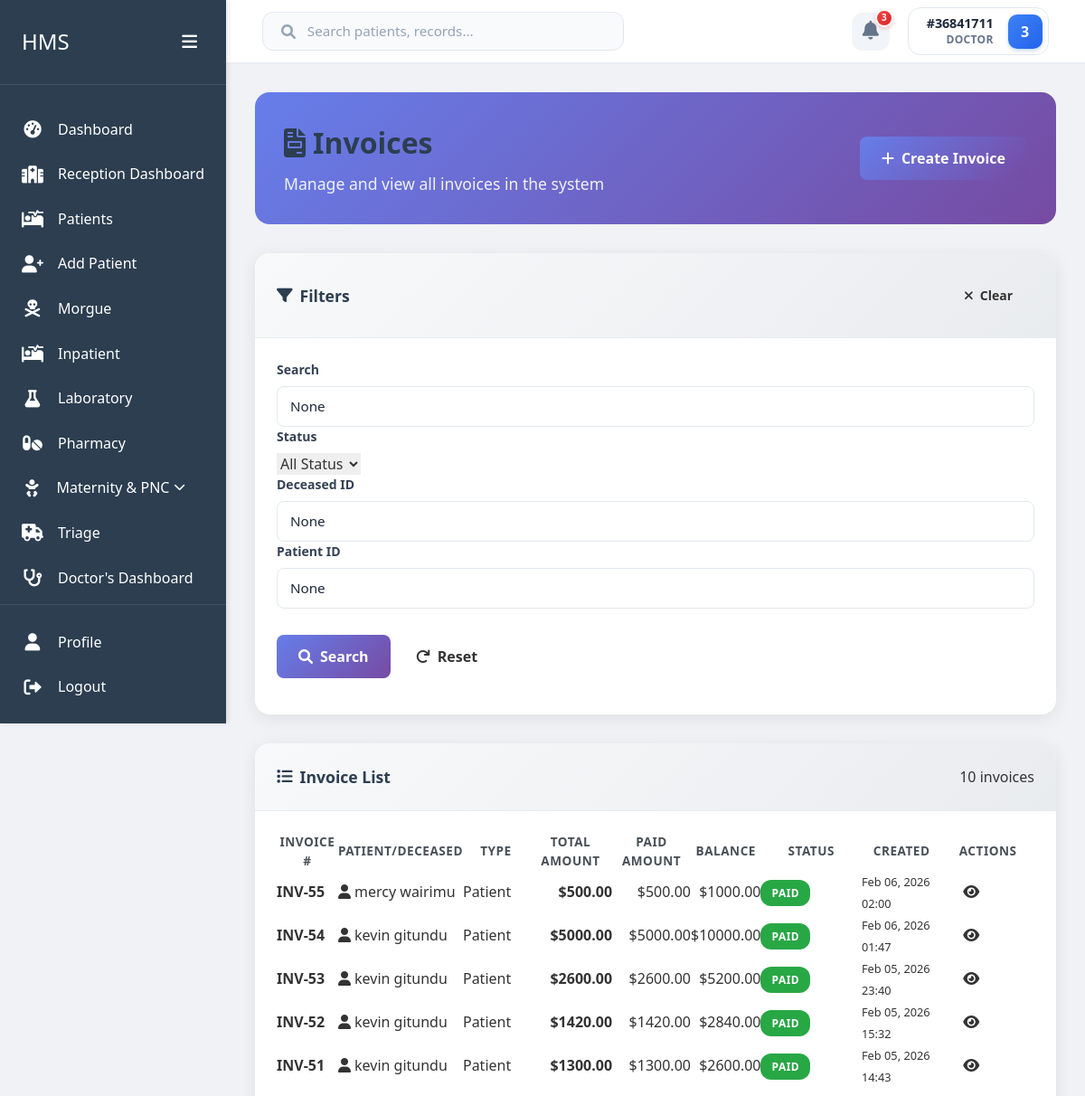
Page /accounts/invoices/ (signed in, upper part) on the earlier database version.
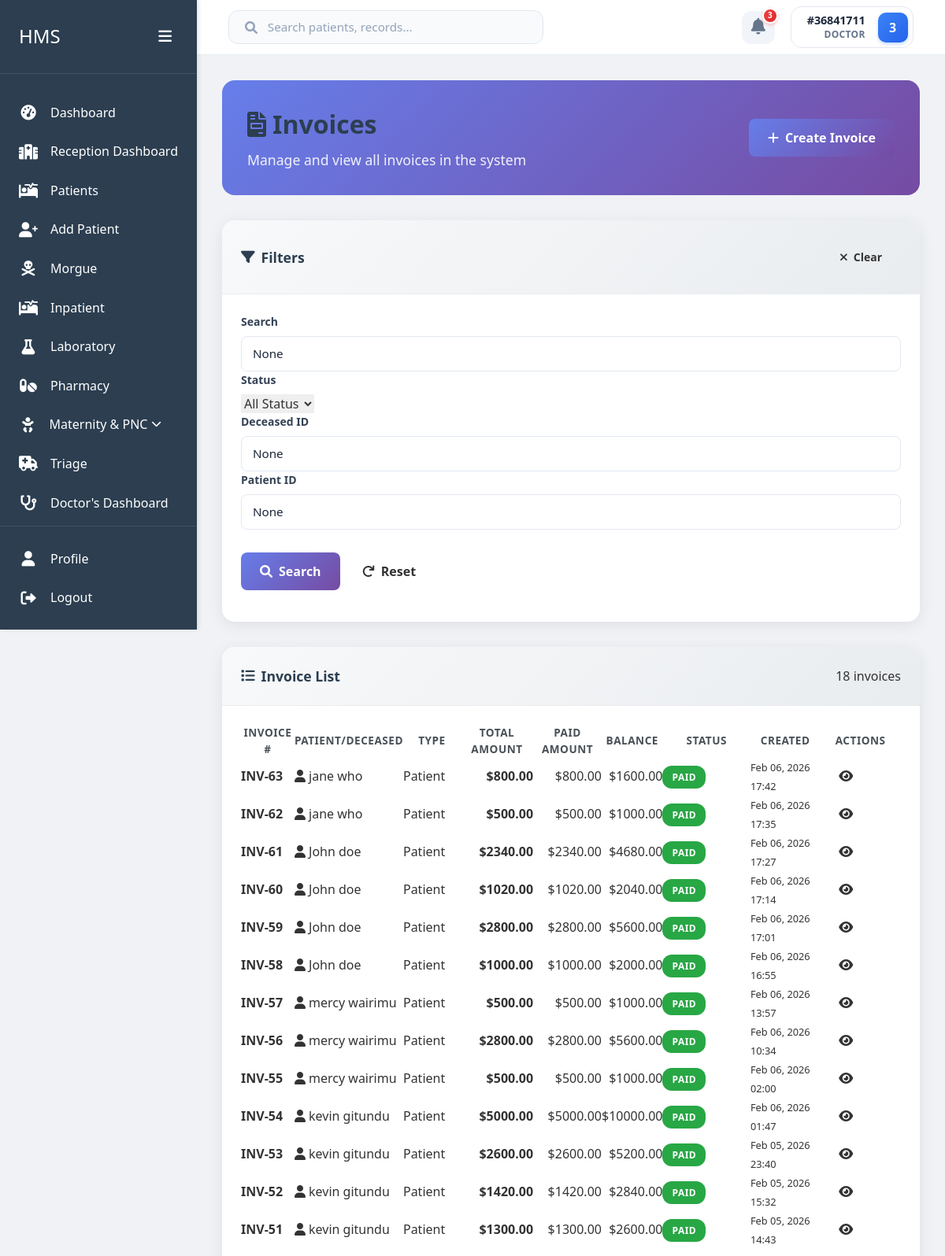
Same page on the later database version.
### accounts/models.py (models this page shows, shortened)
class Invoice(models.Model):
    STATUS_CHOICES = [
        ('Draft', 'Draft'),
        ('Pending', 'Pending Payment'),
        ('Partial', 'Partially Paid'),
        ('Paid', 'Paid'),
        ('Cancelled', 'Cancelled'),
    ]
    patient = models.ForeignKey('home.Patient', on_delete=models.CASCADE, related_name='invoices', null=True, blank=True)
    deceased = models.ForeignKey('morgue.Deceased', on_delete=models.CASCADE, related_name='invoices', null=True, blank=True)
    visit = models.ForeignKey('home.Visit', on_delete=models.SET_NULL, null=True, blank=True, related_name='invoices')
    status = models.CharField(max_length=20, choices=STATUS_CHOICES, default='Draft')
    total_amount = models.DecimalField(max_digits=12, decimal_places=2, default=0.00)
    paid_amount = models.DecimalField(max_digits=12, decimal_places=2, default=0.00)
    due_date = models.DateField(null=True, blank=True)
    notes = models.TextField(blank=True, null=True, help_text="Additional notes or reference information")
    created_at = models.DateTimeField(auto_now_add=True)
    updated_at = models.DateTimeField(auto_now=True)
    created_by = models.ForeignKey('users.User', on_delete=models.SET_NULL, null=True, related_name='created_invoices')

### home/models.py (models this page shows, shortened)
class Patient(models.Model):
    GENDER_CHOICES = [
        ('M', 'Male'),
        ('F', 'Female'),
        ('O', 'Other'),
        ('N', 'Prefer not to say')
    ]
    first_name = models.CharField(max_length=100)
    last_name = models.CharField(max_length=100)
    id_number = models.CharField(max_length=20, unique=True, null=True, blank=True)
    date_of_birth = models.DateField()
    age = models.PositiveIntegerField(editable=False)  # Will be calculated automatically
    phone = models.CharField(max_length=15)
    location = models.CharField(max_length=200)
    gender = models.CharField(max_length=1, choices=GENDER_CHOICES)
    created_at = models.DateTimeField(auto_now_add=True)
    updated_at = models.DateTimeField(auto_now=True)
    created_by = models.ForeignKey('users.User', on_delete=models.SET_NULL, null=True, related_name='patients_created')
    @property
    def full_name(self):
        return f"{self.first_name} {self.last_name}"

### accounts/views.py (the view)
# urls.py: path('invoices/', views.invoice_list, name='invoice_list'),
@login_required
@user_passes_test(is_billing_staff)
def invoice_list(request):
    invoices = Invoice.objects.all().select_related('patient', 'deceased', 'created_by')
    deceased_id = request.GET.get('deceased')
    if deceased_id:
        invoices = invoices.filter(deceased_id=deceased_id)
    patient_id = request.GET.get('patient')
    if patient_id:
        invoices = invoices.filter(patient_id=patient_id)
    status = request.GET.get('status')
    if status:
        invoices = invoices.filter(status=status)
    search = request.GET.get('search')
    if search:
        invoices = invoices.filter(
            Q(patient__full_name__icontains=search) |
            Q(deceased__full_name__icontains=search) |
            Q(id__icontains=search)
        )
    invoices = invoices.order_by('-created_at')
    context = {
        'invoices': invoices,
        'deceased_filter': deceased_id,
        'patient_filter': patient_id,
        'status_filter': status,
        'search_query': search,
    }
    return render(request, 'accounts/invoice_list.html', context)

### accounts/views.py (called while the page is built)
def is_billing_staff(user):
    return user.is_authenticated and (user.role in ['Accountant', 'Receptionist'] or user.is_superuser)

### morgue/models.py (called while the page is built)
    @property
    def full_name(self):
        return f"{self.surname} {self.other_names}"

### accounts/templates/accounts/invoice_list.html (shortened to what the changed rows need)
{% extends 'users/dashboard_base.html' %}
{% load static %}
{% block content %}
<div class="container">
    <div class="page-header">
        <div class="header-content">
            <h1><i class="fas fa-file-invoice"></i> Invoices</h1>
        </div>
    </div>
    <div class="table-card">
        <div class="table-header">
            <div class="table-info">
                <span class="badge bg-info">{{ invoices.count }} invoices</span>
            </div>
        </div>
        <div class="table-body">
            {% if invoices %}
            <div class="table-responsive">
                <table class="table table-hover">
                    <thead>
                        <tr>
                            <th>Invoice #</th>
                            <th>Patient/Deceased</th>
                            <th>Type</th>
                            <th>Total Amount</th>
                            <th>Paid Amount</th>
                            <th>Balance</th>
                            <th>Status</th>
                            <th>Created</th>
                            <th>Actions</th>
                        </tr>
                    </thead>
                    <tbody>
                        {% for invoice in invoices %}
                        <tr>
                            <td>
                                <strong>INV-{{ invoice.id }}</strong>
                            </td>
                            <td>
                                {% if invoice.patient %}
                                    <i class="fas fa-user text-primary"></i>
                                    {{ invoice.patient.full_name }}
                                {% elif invoice.deceased %}
                                    <i class="fas fa-cross text-danger"></i>
                                    {{ invoice.deceased.full_name }}
                                {% else %}
                                    <span class="text-muted">Unknown</span>
                                {% endif %}
                            </td>
                            <td>
                                {% if invoice.patient %}
                                    <span class="badge bg-primary">Patient</span>
                                {% elif invoice.deceased %}
                                    <span class="badge bg-danger">Deceased</span>
                                {% endif %}
                            </td>
                            <td class="text-end">
                                <strong>${{ invoice.total_amount|floatformat:2 }}</strong>
                            </td>
                            <td class="text-end">
                                <span class="text-success">${{ invoice.paid_amount|floatformat:2 }}</span>
                            </td>
                            <td class="text-end">
                                <span class="{% if invoice.total_amount|add:invoice.paid_amount != 0 %}text-danger{% else %}text-success{% endif %}">
                                    ${{ invoice.total_amount|add:invoice.paid_amount|floatformat:2 }}
                                </span>
                            </td>
                            <td>
                                <span class="status-badge status-{{ invoice.status|lower }}">
                                    {{ invoice.get_status_display }}
                                </span>
                            </td>
                            <td>
                                <small>{{ invoice.created_at|date:"M d, Y H:i" }}</small>
                            </td>
                            <td>
                                <div class="btn-group btn-group-sm">
                                    <a href="{% url 'accounts:invoice_detail' invoice.pk %}"
                                       class="btn btn-outline-primary" title="View">
                                        <i class="fas fa-eye"></i>
                                    </a>
                                </div>
                            </td>
                        </tr>
                        {% endfor %}
                    </tbody>
                </table>
            </div>
            {% endif %}
        </div>
    </div>
</div>
{% endblock %}

Differences in the rows shown:
added Invoice: id "63", patient.full_name "jane who", shows "Patient", total_amount "800.00", paid_amount "800.00", total_amount|add "1600.00", status "PAID", created_at "Feb 06, 2026 17:42"
added Invoice: id "62", patient.full_name "jane who", shows "Patient", total_amount "500.00", paid_amount "500.00", total_amount|add "1000.00", status "PAID", created_at "Feb 06, 2026 17:35"
added Invoice: id "61", patient.full_name "John doe", shows "Patient", total_amount "2340.00", paid_amount "2340.00", total_amount|add "4680.00", status "PAID", created_at "Feb 06, 2026 17:27"
added Invoice: id "60", patient.full_name "John doe", shows "Patient", total_amount "1020.00", paid_amount "1020.00", total_amount|add "2040.00", status "PAID", created_at "Feb 06, 2026 17:14"
added Invoice: id "59", patient.full_name "John doe", shows "Patient", total_amount "2800.00", paid_amount "2800.00", total_amount|add "5600.00", status "PAID", created_at "Feb 06, 2026 17:01"
added Invoice: id "58", patient.full_name "John doe", shows "Patient", total_amount "1000.00", paid_amount "1000.00", total_amount|add "2000.00", status "PAID", created_at "Feb 06, 2026 16:55"
added Invoice: id "57", patient.full_name "mercy wairimu", shows "Patient", total_amount "500.00", paid_amount "500.00", total_amount|add "1000.00", status "PAID", created_at "Feb 06, 2026 13:57"
added Invoice: id "56", patient.full_name "mercy wairimu", shows "Patient", total_amount "2800.00", paid_amount "2800.00", total_amount|add "5600.00", status "PAID", created_at "Feb 06, 2026 10:34"
Other differences:
{{ invoices.count }}: "10" → "18"
